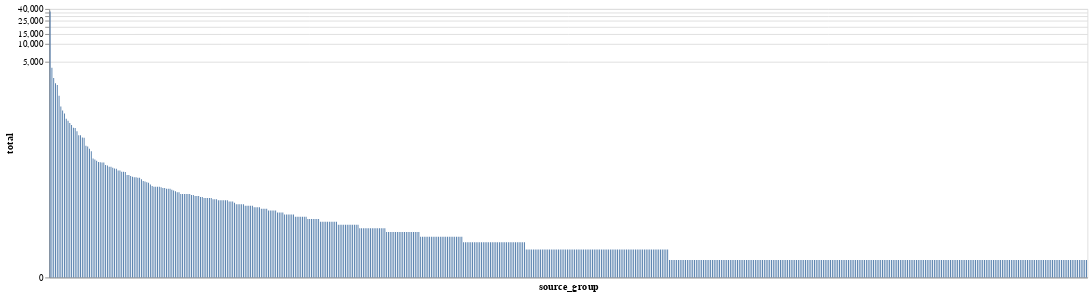

Source (notebook cell):
### Markdown cell above
This is easier to see if we use a symlog scale for the y axis.

### Code cell
alt.Chart(df_source_groups.loc[df_source_groups["number_of_sources"] > 1]).mark_bar(
    size=1
).encode(
    x=alt.X("source_group:N", sort="-y", axis=alt.Axis(labels=False, ticks=False)),
    y=alt.Y("total:Q", scale=alt.Scale(type="symlog")),
    tooltip=["source_group", "total"],
).properties(
    width=alt.Step(2)
)

### Figure 1 — Vega-Lite specification as saved in the notebook (floating-point values rounded to 4 significant figures; data arrays with more than 128 entries replaced by an {"elided": "..."} marker saying what was removed)
{"config": {"view": {"continuousWidth": 400, "continuousHeight": 300}}, "data": {"name": "data-a491de5e1a6279d49174e61d91dacf0f"}, "mark": {"type": "bar", "size": 1}, "encoding": {"tooltip": [{"field": "source_group", "type": "nominal"}, {"field": "total", "type": "quantitative"}], "x": {"axis": {"labels": false, "ticks": false}, "field": "source_group", "sort": "-y", "type": "nominal"}, "y": {"field": "total", "scale": {"type": "symlog"}, "type": "quantitative"}}, "width": {"step": 2}, "$schema": "https://vega.github.io/schema/vega-lite/v4.17.0.json", "datasets": {"data-a491de5e1a6279d49174e61d91dacf0f": {"elided": "580 records"}}}
